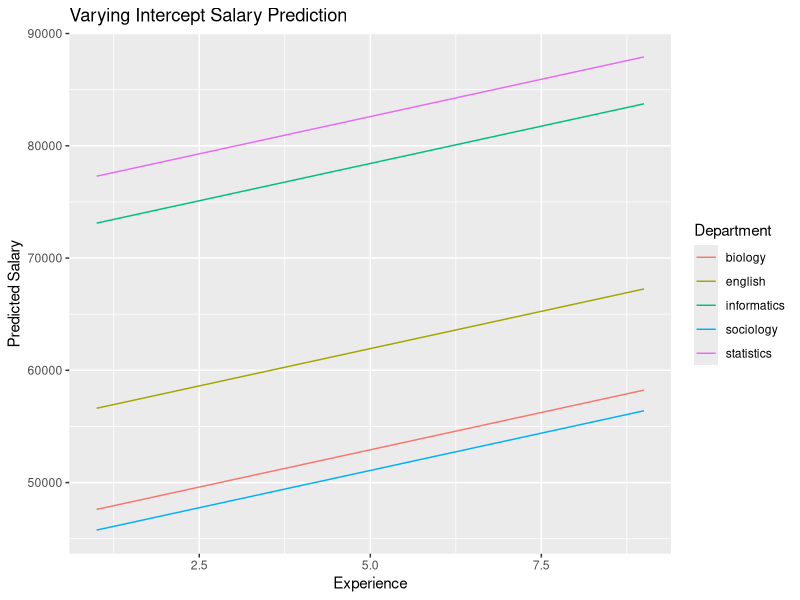
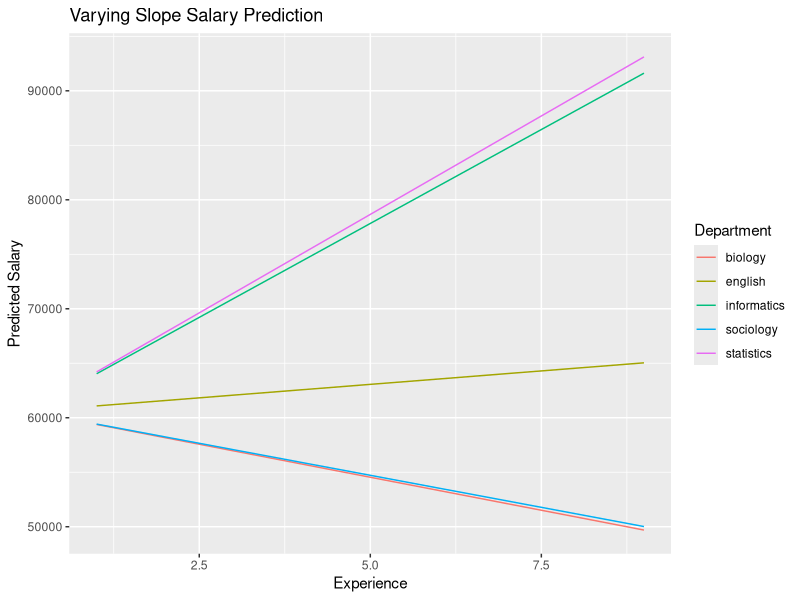
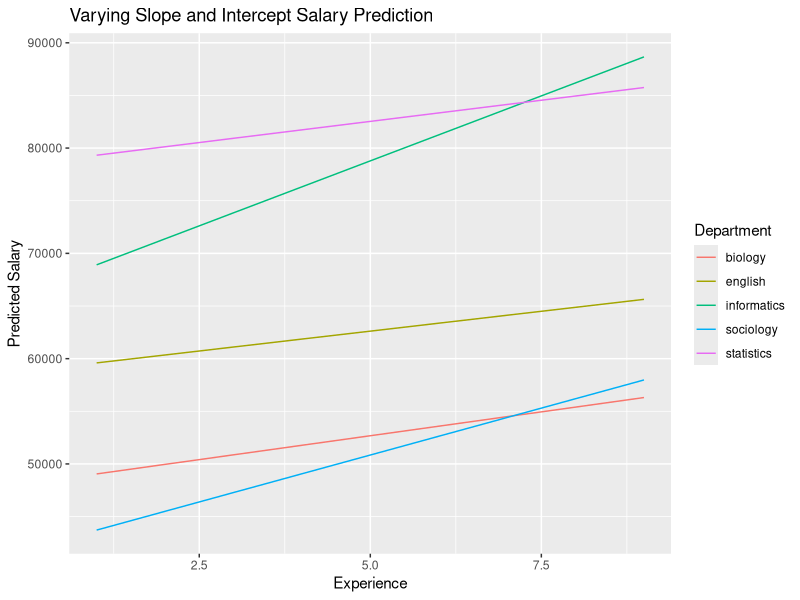

The R source for these figures, in order:
# Generate random salary data

# Set up
library(dplyr) # data wrangling
library(lme4) # modeling
library(ggplot2) # visualization

# Parameters
departments <- c('sociology', 'biology', 'english', 'informatics', 'statistics')
base.salaries <- c(40000, 50000, 60000, 70000, 80000)
constant.base <- mean(base.salaries)
annual.raises <- c(2000, 500, 500, 1700, 500)
constant.raise <- mean(annual.raises)
faculty.per.dept <- 20
total.faculty <- faculty.per.dept * length(departments)

# Generate dataframe of faculty and (random) years of experience
ids <- 1:total.faculty
department <- rep(departments, faculty.per.dept)
experience <- floor(runif(total.faculty, 1, 10))
bases <- rep(base.salaries, faculty.per.dept) * runif(total.faculty, .9, 1.1) # noise
raises <- rep(annual.raises, faculty.per.dept) * runif(total.faculty, .9, 1.1) # noise
df <- data.frame(ids, department, bases, experience, raises)

# Generate random salaries: constant base and raise (no diff. by department)
df <- df %>% mutate(
            constant.salary = constant.base + experience * constant.raise, 
            varying.base = bases + experience * constant.raise, 
            varying.raise = constant.base + experience * raises, 
            varying.base.raise = bases + experience * raises
            )

# Model with varying intercept
m1 <- lmer(varying.base.raise ~ experience + (1|department), data = df)
df$random.intercpet.preds <- predict(m1)

# Model with varying slope
m2 <- lmer(varying.base.raise ~ experience + (0 + experience|department), data=df)
df$random.slope.preds <- predict(m2)

# Model with varying slope and intercept
m3 <- lmer(varying.base.raise ~ experience + (1 + experience|department), data=df)
df$random.slope.int.preds <- predict(m3)

# Visualize random intercept
ggplot(data=df, aes(x=experience, y=random.intercpet.preds, group = department, colour = department)) +
  geom_line() + 
  labs(x="Experience", y="Predicted Salary") +
  ggtitle("Varying Intercept Salary Prediction") + 
  scale_colour_discrete('Department')     

# Visualize random slope
ggplot(data=df, aes(x=experience, y=random.slope.preds, group = department, colour = department)) +
  geom_line() + 
  labs(x="Experience", y="Predicted Salary") +
  ggtitle("Varying Slope Salary Prediction") + 
  scale_colour_discrete('Department')

# Visualize random slope + intercept
ggplot(data=df, aes(x=experience, y=random.slope.int.preds, group = department, colour = department)) +
  geom_line() + 
  labs(x="Experience", y="Predicted Salary") +
  ggtitle("Varying Slope and Intercept Salary Prediction") + 
  scale_colour_discrete('Department')
